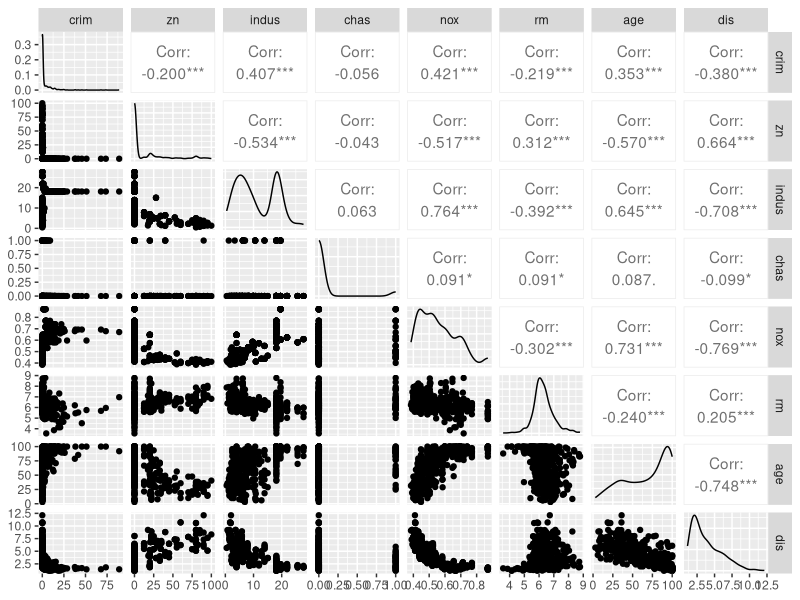
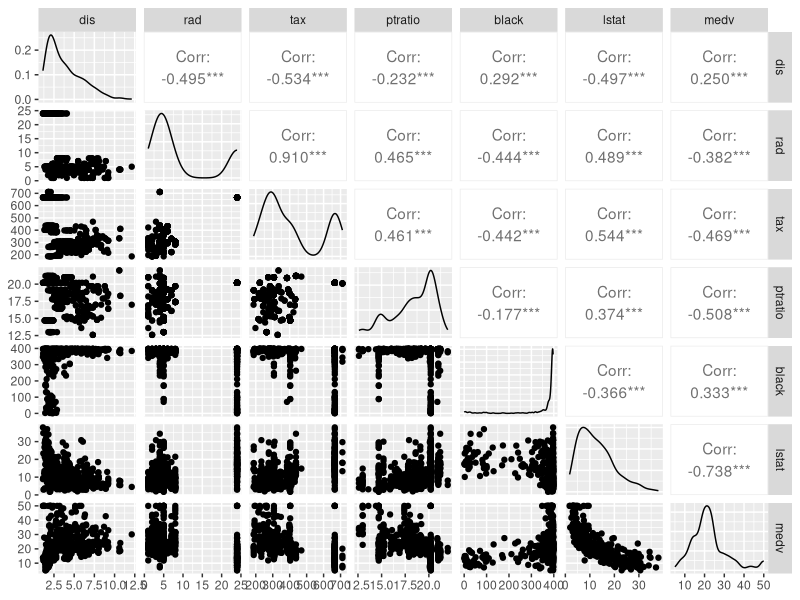
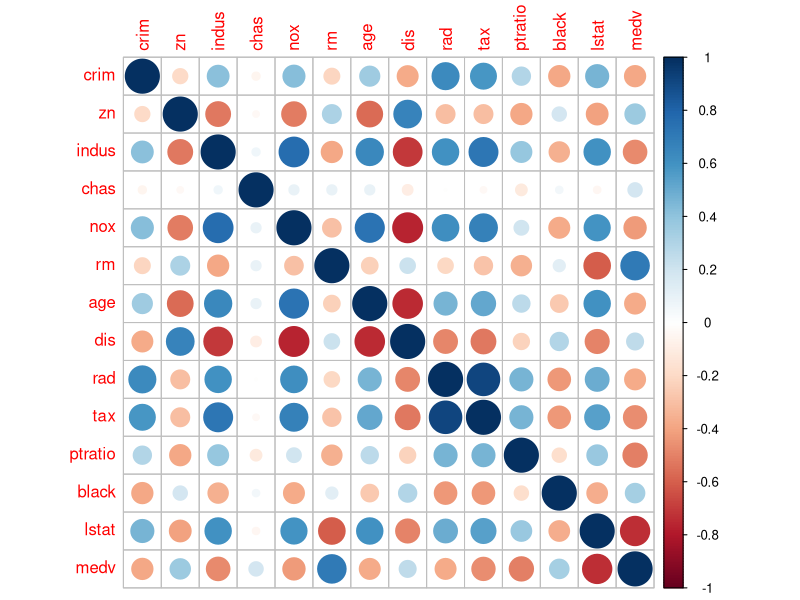
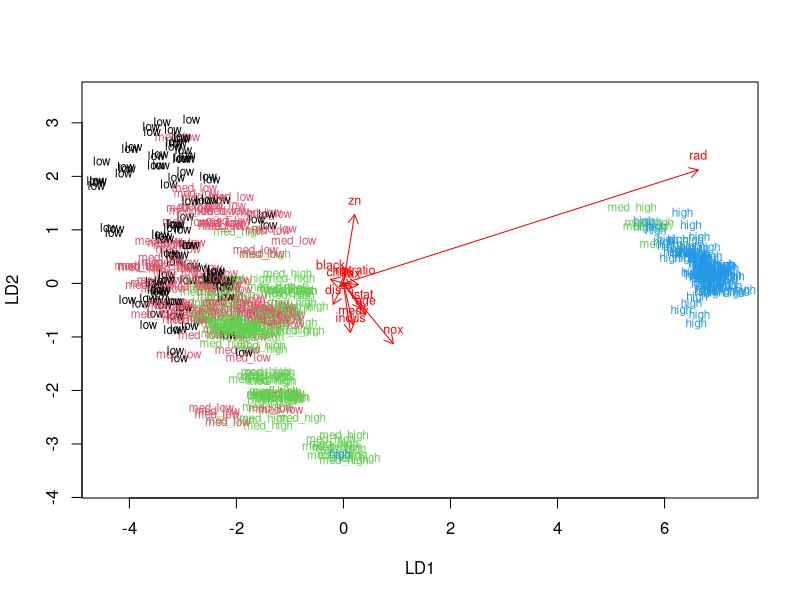

These figures' R source, in order:
## ---- chunk 1
knitr::opts_chunk$set(echo = TRUE)
## ---- chunk 2
library(MASS)

# load the data
data("Boston")

# explore the dataset
str(Boston)
summary(Boston)
dim(Boston)
## ---- chunk 3
# plot matrix of the variables
library(ggplot2)
library("GGally")
ggpairs(Boston[1:8])
## ---- chunk 4
ggpairs(Boston[8:14])
## ---- chunk 5
cor_matrix <- cor(Boston) 
cor_matrix <- round(cor_matrix, digits = 2)
# rounded correlation matrix
cor_matrix

# visualize the correlation matrix
library(corrplot)
corrplot(cor_matrix, method="circle")

## ---- chunk 6
boston_scaled <- scale(Boston)
summary(boston_scaled)
summary(Boston)
# change into a data frame for future use
class(boston_scaled)
boston_scaled <- as.data.frame(boston_scaled)

## ---- chunk 7

summary(boston_scaled$crim)

# creating a quantile vector
bins <- quantile(boston_scaled$crim)
bins

# next a categorical variable
labelsadd <- c("low", "med_low", "med_high", "high")
crime <- cut(boston_scaled$crim, breaks = bins, include.lowest = TRUE, labels = labelsadd)
# how does it look like?
table(crime)

# Replacing the old crim with the new catergorical crim
boston_scaled <- dplyr::select(boston_scaled, -crim)
boston_scaled <- data.frame(boston_scaled, crime)


## ---- chunk 8
# number of rows
nrow(boston_scaled)
n <- 506

# randomly select 80% of the rows
ind <- sample(n,  size = n * 0.8)

# create the train set
train <- boston_scaled[ind,]

# and the test set
test <- boston_scaled[-ind,]

# correct classes from the test data 
correct_classes <- test$crime

# remove the crime variable from test data
test <- dplyr::select(test, -crime)

## ---- chunk 9
library(MASS)

# linear discriminant analysis
lda.fit <- lda(crime ~., data = train)
lda.fit

# biplot arrows
lda.arrows <- function(x, myscale = 1, arrow_heads = 0.1, color = "red", tex = 0.75, choices = c(1,2)){
  heads <- coef(x)
  arrows(x0 = 0, y0 = 0, 
         x1 = myscale * heads[,choices[1]], 
         y1 = myscale * heads[,choices[2]], col=color, length = arrow_heads)
  text(myscale * heads[,choices], labels = row.names(heads), 
       cex = tex, col=color, pos=3)
}

# target classes as numeric
classes <- as.numeric(train$crime)

# LDA plot
plot(lda.fit, dimen = 2, col = classes, pch = classes)
lda.arrows(lda.fit, myscale = 2)
## ---- chunk 10

# predict classes with test data
lda.pred <- predict(lda.fit, newdata = test)

# cross tabulate the results
table(correct = correct_classes, predicted = lda.pred$class)


## ---- chunk 11
data("Boston")
dim(Boston)

boston_scaled <- scale(Boston)
summary(boston_scaled)
class(boston_scaled)
boston_scaled <- as.data.frame(boston_scaled)
## ---- chunk 12
# euclidean distance matrix
dist_eu <- dist(boston_scaled)

# look at the summary of the distances
summary(dist_eu)
## ---- chunk 13
library(tidyverse)
# k-means 
km <- kmeans(Boston, centers = 4)

